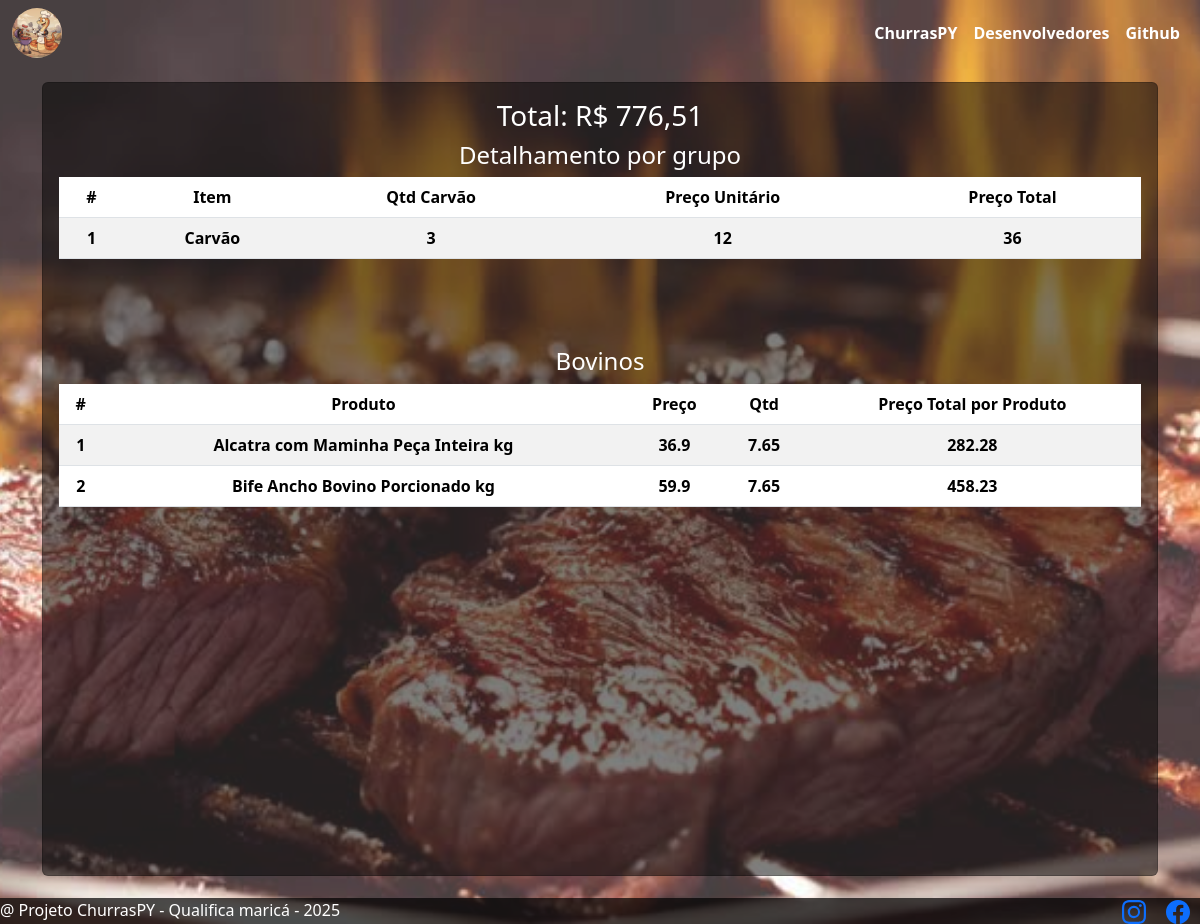
/resultado, run on the app's committed database.
### tables this page shows
CREATE TABLE "Produtos" (
"nome" TEXT,
  "tipo" TEXT,
  "url_imagem" TEXT,
  "preco_final" REAL,
  "data_extracao" TEXT
);

### rotas/rotas.py (the view)
@rotas_bp.route("/resultado", methods=["GET"])
def resultado():
    user_id = "user_123"  # Substitua por um identificador único do usuário (ex: ID de login)
    user_data = UserData.query.filter_by(user_id=user_id).first()
    if user_data:
        data = calculo_churrasco(user_data.data)
        if data["Bovinos"] or data["Aves"] or data["Guarnições"] or data["Refrigerantes"] or data["Cervejas"]:
            return render_template("resultado.html", data=data)
    return redirect(url_for("rotas.index"))

### py_scripts/SQL.py (called while the page is built)
def carnes_bovinas():
    conn = connect(db_path)
    carnes_df = read_sql(f"SELECT * FROM Produtos WHERE tipo = 'Bovinos' AND data_extracao = '{hoje}' ;", conn)
    carnes = carnes_df
    return carnes

def aves():
    conn = connect(db_path)
    aves_df = read_sql(f"SELECT * FROM Produtos WHERE tipo = 'Aves' AND data_extracao = '{hoje}';", conn)
    aves = aves_df
    return aves

def cervejas():
    conn = connect(db_path)
    cervejas_df = read_sql(f"SELECT * FROM Produtos WHERE tipo = 'Cervejas' AND data_extracao = '{hoje}';", conn)
    cervejas = cervejas_df
    return cervejas

def churrasco_e_cia():
    conn = connect(db_path)
    churrasco_df = read_sql(f"SELECT * FROM Produtos WHERE tipo = 'Churrasco e Cia' AND data_extracao = '{hoje}';", conn)
    churrass = churrasco_df
    return churrass

def frios():
    conn = connect(db_path)
    frio_df = read_sql(f"SELECT * FROM Produtos WHERE tipo = 'Frios e outros' AND data_extracao = '{hoje}';", conn)
    friozin = frio_df
    return friozin

def refrigerante():
    conn = connect(db_path)
    refri_df = read_sql(f"SELECT * FROM Produtos WHERE tipo = 'Refrigerante' AND data_extracao = '{hoje}';", conn)
    gerante = refri_df
    return gerante

### py_scripts/utilidade.py (called while the page is built)
def filtrar_lt_ml(row):
    pattern = r"\d+\s?(lt|ml)"
    val = search(pattern, row.lower())
    if val:
        return True
    else:
        return False

def get_and_clean_df(preco_Final_str:bool):
    filterwarnings('ignore', category=SettingWithCopyWarning)
    df_carnes = concat([carnes_bovinas(),aves()], axis=0)
    df_guarnicoes = concat([ churrasco_e_cia() , frios()], axis=0)
    df_dict = {key.replace(" ", "-"):df_carnes.loc[df_carnes["tipo"] == key] for key in df_carnes["tipo"].unique().tolist()}
    df_dict["Guarnições"] = df_guarnicoes
    df_dict["Refrigerantes"] = refrigerante()
    df_dict["Cervejas"] = cervejas()
    if preco_Final_str:
        for key in df_dict.keys():
            df_dict[key]["preco_final"] = df_dict[key]["preco_final"].apply(lambda row: str(row).replace(".", ","))
    df_dict["Refrigerantes"] = df_dict["Refrigerantes"][df_dict["Refrigerantes"]["nome"].apply(filtrar_lt_ml)]
    df_dict["Cervejas"] = df_dict["Cervejas"][df_dict["Cervejas"]["nome"].apply(filtrar_lt_ml)]
    return df_dict

### templates/resultado.html (shortened to what this page needs)
{% extends "base.html" %}
{% block main %}
<main class="d-flex flex-column justify-content-center m-0 p-0">
    <div class="container mt-3">
        <div class="card text-center text-light" id="card-geral">
            <div class="card-body custom-color">
                <h2 class="fs-3 fs-md-2 fs-lg-1">Total: R$ {{ "{:.2f}".format(data["preco_final"]).replace(".", ",") }}</h2>
                <h3 class="fs-4 fs-md-3 fs-lg-2">Detalhamento por grupo</h3>
                <div class="table-responsive">
                    <table class="table table-striped table-hover">
                        <thead>
                            <tr class="fs-6 fs-md-5 fs-lg-4">
                                <th scope="col">#</th>
                                <th scope="col">Item</th>
                                <th scope="col">Qtd Carvão</th>
                                <th scope="col">Preço Unitário</th>
                                <th scope="col">Preço Total</th>
                            </tr>
                        </thead>
                        <tbody>
                            <tr class="fs-6 fs-md-5 fs-lg-4">
                                <th scope="row">1</th>
                                <td>Carvão</td>
                                <td>{{data["qtd_carvao"]}}</td>
                                <td>12</td>
                                <td>{{data["preco_carvao"]}}</td>
                            </tr>
                        </tbody>
                    </table>
                </div>
                {% for key in data.keys() %}
                    {% if not key in ("preco_carvao", "qtd_carvao", "preco_final") %}
                        {% if data[key] %}
                            <div class="mt-4">
                                <h3 class="fs-4 fs-md-3 fs-lg-2">{{ key }}</h3>
                                <div class="table-responsive">
                                    <table class="table table-striped table-hover">
                                        <thead>
                                            <tr class="fs-6 fs-md-5 fs-lg-4">
                                                <th scope="col">#</th>
                                                <th scope="col">Produto</th>
                                                <th scope="col">Preço</th>
                                                <th scope="col">Qtd</th>
                                                <th scope="col">Preço Total por Produto</th>
                                            </tr>
                                        </thead>
                                        <tbody>
                                            {% for i, row in data[key]["df"].iterrows() %}
                                                <tr class="fs-6 fs-md-5 fs-lg-4">
                                                    <th scope="row">{{ i + 1 }}</th>
                                                    <td>{{ row["nome"] }}</td>
                                                    <td>{{ row["preco"] }}</td>
                                                    <td>{{ row["qtd_comprar"] }}</td>
                                                    <td>{{ row["preco_final"] }}</td>
                                                </tr>
                                            {% endfor %}
                                        </tbody>
                                    </table>
                                </div>
                            </div>
                        {% endif %}
                    {% endif %}
                    <br>
                    <br>
                {% endfor %}
            </div>
        </div>
    </div>
</main>
{% endblock %}

### static/style.css (style rules this page uses)
html, body { height: 100%; margin: 0; }
body { display: flex; flex-direction: column; overflow: auto; background-image: url("imgs/background-image.jpeg"); background-size: cover; background-position: center; color: rgb(51, 255, 10); }
body::before { content: ""; position: absolute; top: 0; left: 0; right: 0; bottom: 0; background: rgba(255, 255, 255, .25); z-index: -1; }
main { flex: 1; }
.card-text .btn, .custom-color, .card-text .btn { color: white !important; font-weight: bold !important; }
.card { background-color: rgba(0, 0, 0, .5); }

### data on the page
Produtos: nome "Alcatra com Maminha Peça Inteira kg"
Produtos: nome "Bife Ancho Bovino Porcionado kg"

### other printed values
{{ "{:.2f}".format(data["preco_final"]).replace(".", ",") }} "776,51"
{{ data["qtd_carvao"] }} "3"
{{ data["preco_carvao"] }} "36"
{{ key }} "Bovinos"
{{ i + 1 }} "1" "2"
{{ row["preco"] }} "36.9" "59.9"
{{ row["qtd_comprar"] }} "7.65" "7.65"
{{ row["preco_final"] }} "282.28" "458.23"
